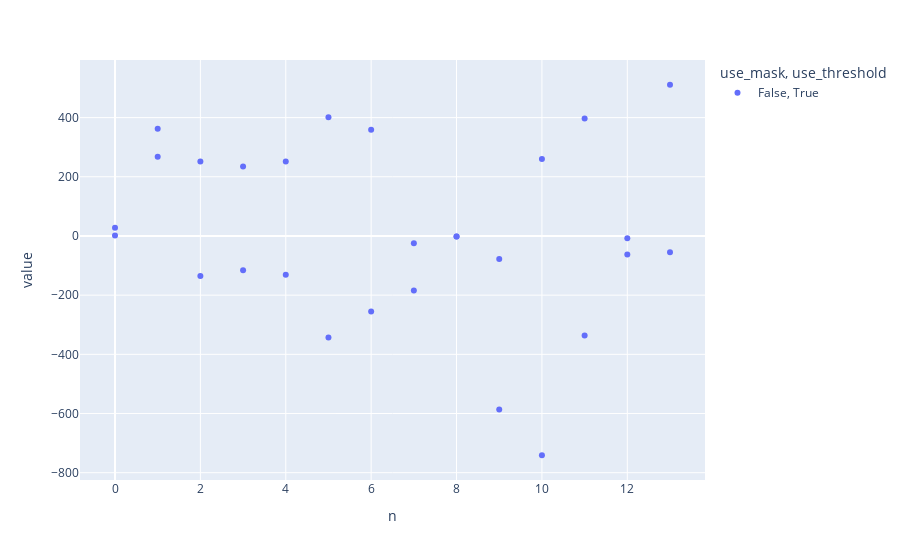

Notebook code cell kept with this figure:
### Code cell
px.scatter(df_t, "n", ["err1_x", "err1_y"], color="use_mask", symbol="use_threshold")

### Figure 1 — Plotly figure (JSON) as saved in the notebook; plotly's stock layout.template omitted (floating-point values rounded to 4 significant figures)
{"data": [{"hovertemplate": "use_mask=False<br>use_threshold=True<br>n=%{x}<br>value=%{y}<extra></extra>", "legendgroup": "False, True", "marker": {"color": "#636efa", "symbol": "circle"}, "mode": "markers", "name": "False, True", "orientation": "v", "showlegend": true, "type": "scatter", "x": [0, 1, 2, 3, 4, 5, 6, 7, 8, 9, 10, 11, 12, 13, 0, 1, 2, 3, 4, 5, 6, 7, 8, 9, 10, 11, 12, 13], "xaxis": "x", "y": [28, 268, -135, -116, -131, -343, 359, -184, -2, -78, 260, 397, -63, -55, 2, 362, 252, 235, 252, 401, -255, -25, -2, -586, -741, -336, -8, 511], "yaxis": "y"}], "layout": {"legend": {"title": {"text": "use_mask, use_threshold"}, "tracegroupgap": 0}, "margin": {"t": 60}, "xaxis": {"anchor": "y", "domain": [0, 1], "title": {"text": "n"}}, "yaxis": {"anchor": "x", "domain": [0, 1], "title": {"text": "value"}}}}
